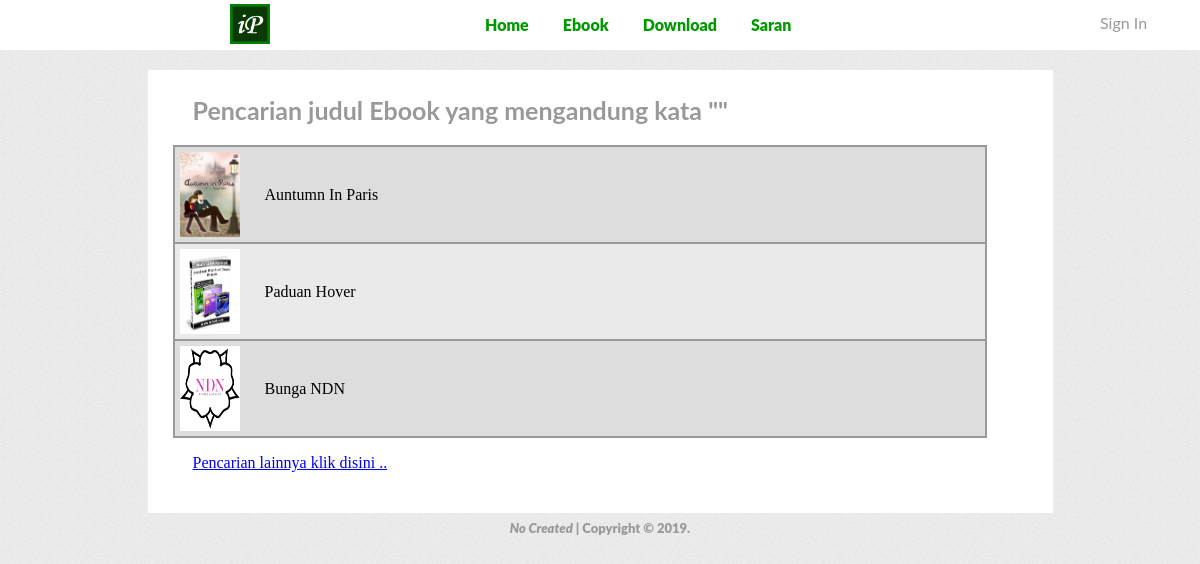
Screenshot of /search.php with the database file from the repository.
### tables this page shows
CREATE TABLE `upload` (
  `id` int(11) NOT NULL,
  `nama_buku` varchar(100) NOT NULL,
  `penerbit` varchar(100) NOT NULL,
  `pengarang` varchar(100) NOT NULL,
  `tahun_terbit` int(4) NOT NULL,
  `jns_buku` varchar(100) NOT NULL,
  `cover_buku` varchar(100) NOT NULL,
  `file_buku` varchar(100) NOT NULL,
  `filetype` varchar(30) NOT NULL,
  `filedata` varchar(100) NOT NULL,
  `nama_file` varchar(100) NOT NULL,
  `filesize` varchar(100) NOT NULL,
  `admin_input` varchar(100) NOT NULL
);

### search.php (the view, shortened to what this page needs)
<?php
require('koneksi.php');
?>
<html xmlns="http://www.w3.org/1999/xhtml">
<head>
<link rel="stylesheet" type="text/css" href="css/search.css" />
<link rel="stylesheet" type="text/css" href="css/navigation.css" />
</head>
<body>
<img class="logo" src="images/favicon.jpg" width="40px" height="40px"/>
<div id="akun">
	<?php if(isset($_SESSION['user'])){?>
    <img class="foto" src="<?php if($row['foto']==""){echo"photos/01.png";}else{echo"$row[foto]";}?>"/>
</div>
	<div id="akun-opt">
    <br />
		<li><a href="profile.php"><?php echo"$_SESSION[nama]";?></a></li>
   		<li><a href="proses/pro-logout.php">Log Out</a></li>
	</div>
	<?php }else{?><a class="masuk" href="login.php">Sign In</a><?php }?>
<div id="menu">
	<div id="text-menu">
    	<a href="home.php">Home</a>
    	<a href="book.php">Ebook</a>
        <?php if(!isset($_SESSION['user'])){?><a href="#" onclick="window.alert('Harap login terlebih dahulu');">Download</a><?php }else{?><a href="download.php">Download</a><?php }?>
        <?php if(!isset($_SESSION['user'])){?><a href="#" onclick="window.alert('Harap login terlebih dahulu');">Saran</a><?php }else{?><a href="request.php">Saran</a><?php }?>
    </div>
</div>
<?php
	$search=$_POST['search'];
	$cari=mysqli_query($koneksi, "select*from upload where nama_buku like '%$search%'");
?>
<div id="book">
	<font>Pencarian judul Ebook yang mengandung kata "<?php echo"$search";?>"</font><br>
	<?php
	if($cari->num_rows== 0){
		echo"<div align='center'><h1>Ebook tidak ada !!</h1> <div>";
	}else{?>
		<table>
		<?php while($data=mysqli_fetch_array($cari)){
			if($data['filetype']=='application/pdf'){
		?>
   	<tr id="list">
    	<td id="list-cover"><img src="<?php echo"$data[cover_buku]";?>" width="60px" height="85px"/></td>
    	<td id="list-nama"  width="720px"><a href="describ-book.php?id=<?php echo"$data[id]";?>"><?php echo"$data[nama_buku]";?></a></td>
    </tr>
		<?php }else{echo"<h4><i>Uups... The book you are looking for does not exist<i></h4>";}}?>
	</table>
	<?php }?>
    <a href='book.php' id='kembali'><h8><p align="left" style="margin-left:20px;">Pencarian lainnya klik disini ..</p></h8></a>
</div>
<div id="footer">
	<i>No Created</i>  |  Copyright © 2019.
</div>
</body>
</html>

### css/search.css (style rules this page uses)
#book { background:#fff; margin:auto; margin-top:20px; padding:25px; width:855px; }
#book font { color:#999; font-family:Lato; font-size:25px; font-weight:bold; margin-left:20px; }
table { border:2px solid #999; border-collapse:collapse; margin-top:20px; }
table tr { background:#EAEAEA; border:2px solid #999; }
table tr:nth-of-type(odd) { background:#DDD; }
#list-cover { padding:5px }
#list-nama { font-family:"HelveticaTextbook LT Roman"; padding:0px 0px 0px 20px; }
#list-nama a { color:#000; text-decoration:none; }

### css/navigation.css (style rules this page uses)
body { background:url(../images/bg.jpg); margin:0px; }
.logo { position:absolute; margin:4px 0px 0px 230px; }
#menu { background:#fff; width:100%; height:50px; margin-top:0px; }
#text-menu { margin-left:470px; }
#menu #text-menu a { color:#090; font-family:"Lato Black"; font-size:16px; line-height:50px; padding:0px 15px; text-align:center; text-decoration:none; }
a.masuk { color:#999; font-family:"Lato"; font-size:16px; margin:13px 0px 0px 1100px; position:absolute; text-decoration:none; transition:600ms all ease; }
#footer { color:#999; font-family:"Lato Black"; font-size:13px; padding:7px 0px; text-align:center; }

### rows the page displays
upload: cover_buku (picture), nama_buku "Auntumn In Paris"
upload: cover_buku (picture), nama_buku "Paduan Hover"
upload: cover_buku (picture), nama_buku "Bunga NDN"
